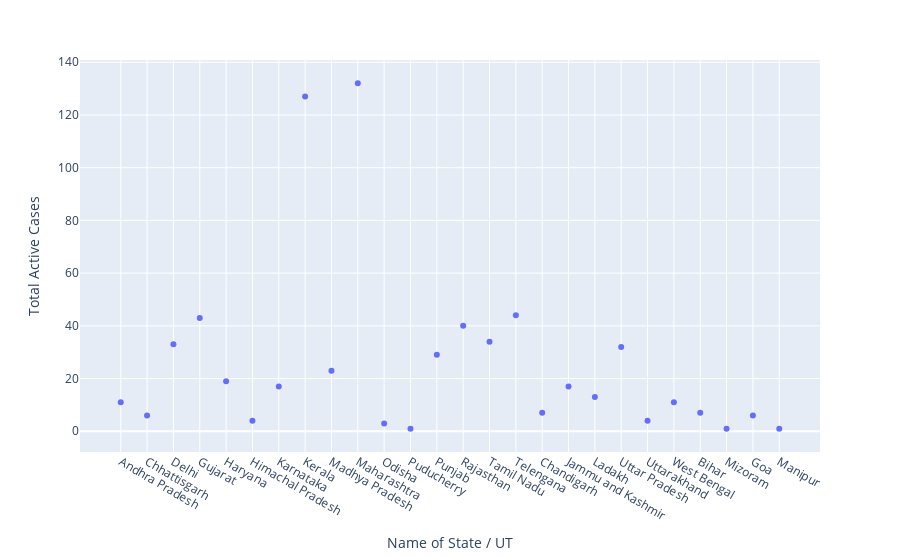

The notebook cell this image was saved under:
### Code cell
px.scatter(df, x  = 'Name of State / UT', y = 'Total Active Cases')

### Figure 1 — Plotly figure (JSON) as saved in the notebook; plotly's stock layout.template omitted (floating-point values rounded to 4 significant figures)
{"data": [{"hoverlabel": {"namelength": 0}, "hovertemplate": "Name of State / UT=%{x}<br>Total Active Cases=%{y}", "legendgroup": "", "marker": {"color": "#636efa", "symbol": "circle"}, "mode": "markers", "name": "", "showlegend": false, "type": "scatter", "x": ["Andhra Pradesh", "Chhattisgarh", "Delhi", "Gujarat", "Haryana", "Himachal Pradesh", "Karnataka", "Kerala", "Madhya Pradesh", "Maharashtra", "Odisha", "Puducherry", "Punjab", "Rajasthan", "Tamil Nadu", "Telengana", "Chandigarh", "Jammu and Kashmir", "Ladakh", "Uttar Pradesh", "Uttarakhand", "West Bengal", "Bihar", "Mizoram", "Goa", "Manipur"], "xaxis": "x", "y": [11, 6, 33, 43, 19, 4, 17, 127, 23, 132, 3, 1, 29, 40, 34, 44, 7, 17, 13, 32, 4, 11, 7, 1, 6, 1], "yaxis": "y"}], "layout": {"legend": {"tracegroupgap": 0}, "margin": {"t": 60}, "xaxis": {"anchor": "y", "domain": [0, 1], "title": {"text": "Name of State / UT"}}, "yaxis": {"anchor": "x", "domain": [0, 1], "title": {"text": "Total Active Cases"}}}}
